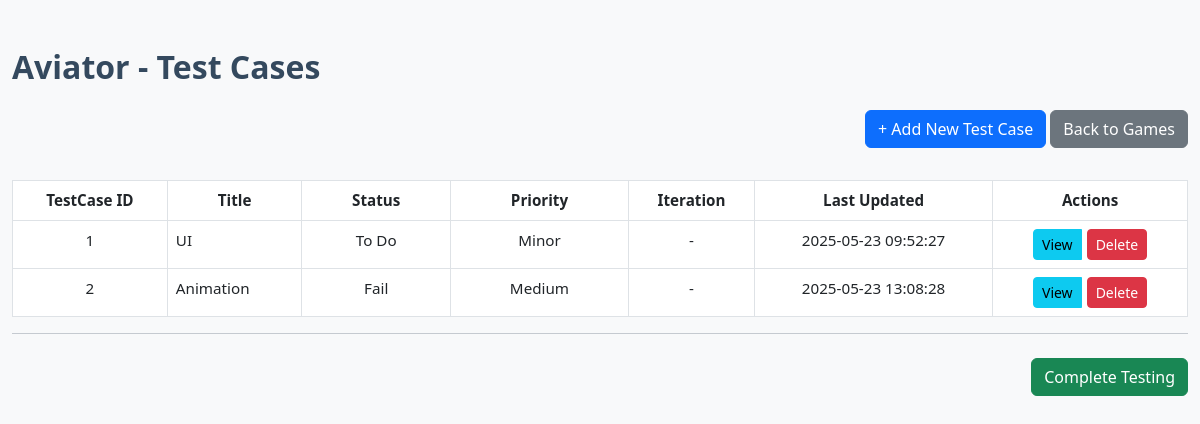
/games/Aviator, run on an earlier commit of the app's database.
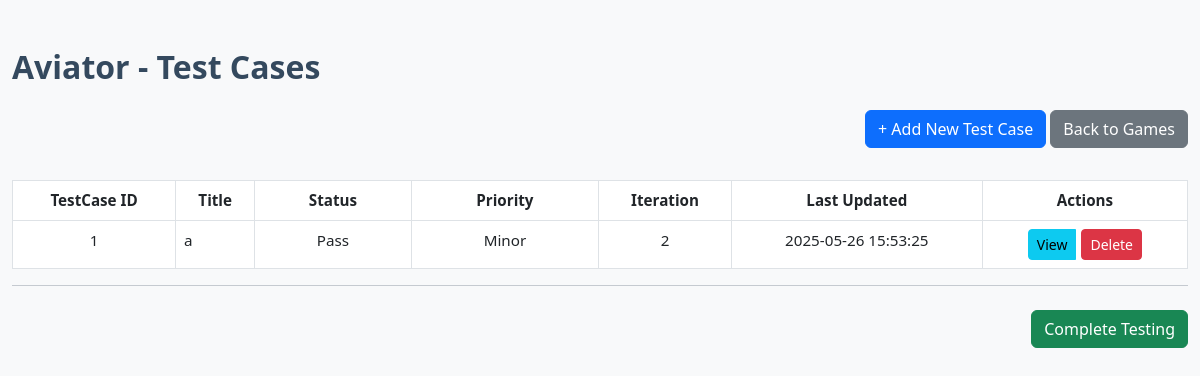
And on a later commit of the database.
### tables this page shows
CREATE TABLE test_cases (
            id INTEGER PRIMARY KEY AUTOINCREMENT,
            game TEXT,
            testcase_number INTEGER,
            title TEXT,
            description TEXT,
            steps TEXT,
            expected_result TEXT,
            actual_result TEXT,
            status TEXT,
            priority TEXT,
            iteration INTEGER,
            created_by TEXT,
            date_created TEXT
        );

### app.py (the view)
@app.route('/games/<game_name>')
def index(game_name):
    test_cases = get_all_test_cases(game_name)
    grouped_cases = defaultdict(list)
    for case in test_cases:
        grouped_cases['All Test Cases'].append(case)
    return render_template('index.html', game_name=game_name, grouped_cases=dict(grouped_cases))

### models.py (called while the page is built)
def get_all_test_cases(game):
    with sqlite3.connect(DB_NAME) as conn:
        conn.row_factory = sqlite3.Row
        c = conn.cursor()
        c.execute('''
            SELECT
                tc.*,
                COALESCE((
                    SELECT MAX(updated_at)
                    FROM test_case_history
                    WHERE test_case_id = tc.id
                ), tc.date_created) AS last_updated
            FROM test_cases tc
            WHERE tc.game = ?
            ORDER BY tc.testcase_number ASC
        ''', (game,))
        return c.fetchall()

### templates/index.html (shortened to what this page needs)
<!DOCTYPE html>
<html lang="en">
<head>
    <link href="https://cdn.jsdelivr.net/npm/bootstrap@5.3.0/dist/css/bootstrap.min.css" rel="stylesheet" />
    <link href="{{ url_for('static', filename='styles.css') }}" rel="stylesheet" />
</head>
<body class="bg-light">
<div class="container mt-5">
    <h2 class="mb-4">{{ game_name }} - Test Cases</h2>
    <div class="text-end mb-3">
        <a href="{{ url_for('add', game_name=game_name) }}" class="btn btn-primary mb-3">+ Add New Test Case</a>
        <a href="{{ url_for('home') }}" class="btn btn-secondary mb-3">Back to Games</a>
    </div>
    {% if grouped_cases['All Test Cases'] %}
        <table class="table table-bordered table-hover bg-white">
            <thead>
                <tr class="row1">
                    <th style="white-space: nowrap;">TestCase ID</th>
                    <th>Title</th>
                    <th style="min-width: 100px;">Status</th>
                    <th style="min-width: 120px;">Priority</th>
                    <th>Iteration</th>
                    <th style="min-width: 140px;">Last Updated</th>
                    <th>Actions</th>
                </tr>
            </thead>
            <tbody>
                {% for case in grouped_cases['All Test Cases'] %}
                <tr class="row1">
                    <td>{{ case.testcase_number }}</td>
                    <td style="width:fit-content; text-align: left;">{{ case.title }}</td>
                    <td>{{ case.status }}</td>
                    <td>{{ case.priority }}</td>
                    <td>{{ case.iteration if case.iteration > 0 else '-' }}</td>
                    <td>{{ case.last_updated }}</td>
                    <td class="text-center">
                        <div class="btn-group" role="group" aria-label="Actions">
                            <a href="{{ url_for('view_testcase', game_name=game_name, testcase_id=case.id) }}" class="btn btn-sm btn-info">View</a>
                            <form action="{{ url_for('delete_testcase', game_name=game_name, testcase_id=case.id) }}" method="post" style="display:inline;">
                                <button type="button" class="btn btn-sm btn-danger btn-delete">Delete</button>
                            </form>
                        </div>
                    </td>
                </tr>
                {% endfor %}
            </tbody>
        </table>
    {% else %}
        <p>No test cases found.</p>
    {% endif %}
    <hr>
    <div class="text-end mt-4">
        <button type="button" class="btn btn-success" id="openSummaryModalBtn">
            Complete Testing
        </button>
    </div>
</div>
</body>
</html>

### static/styles.css (style rules this page uses)
body { background-color: #f0f4f8; font-family: "Segoe UI", Tahoma, Geneva, Verdana, sans-serif; color: #2c3e50; }
.container { max-width: 1200px; }
h2 { font-weight: 700; color: #34495e; }
.row1 { text-align: center; vertical-align: center; padding: 5px; }
.table td, .table th { padding: 0.5rem; font-size: 0.95rem; }
.btn-group > form { margin-left: 5px; }

What changed in the data, as far as the page shows it:
removed test_cases: testcase_number "1", title "UI", status "To Do", priority "Minor", iteration "-", last_updated "2025-05-23 09:52:27"
removed test_cases: testcase_number "2", title "Animation", status "Fail", priority "Medium", iteration "-", last_updated "2025-05-23 13:08:28"
added test_cases: game "Aviator", testcase_number "1", title "a", status "Pass", priority "Minor", iteration "2", last_updated "2025-05-26 15:53:25"
Also different on the page:
{{ game_name }}: "Aviator" → (not shown)
